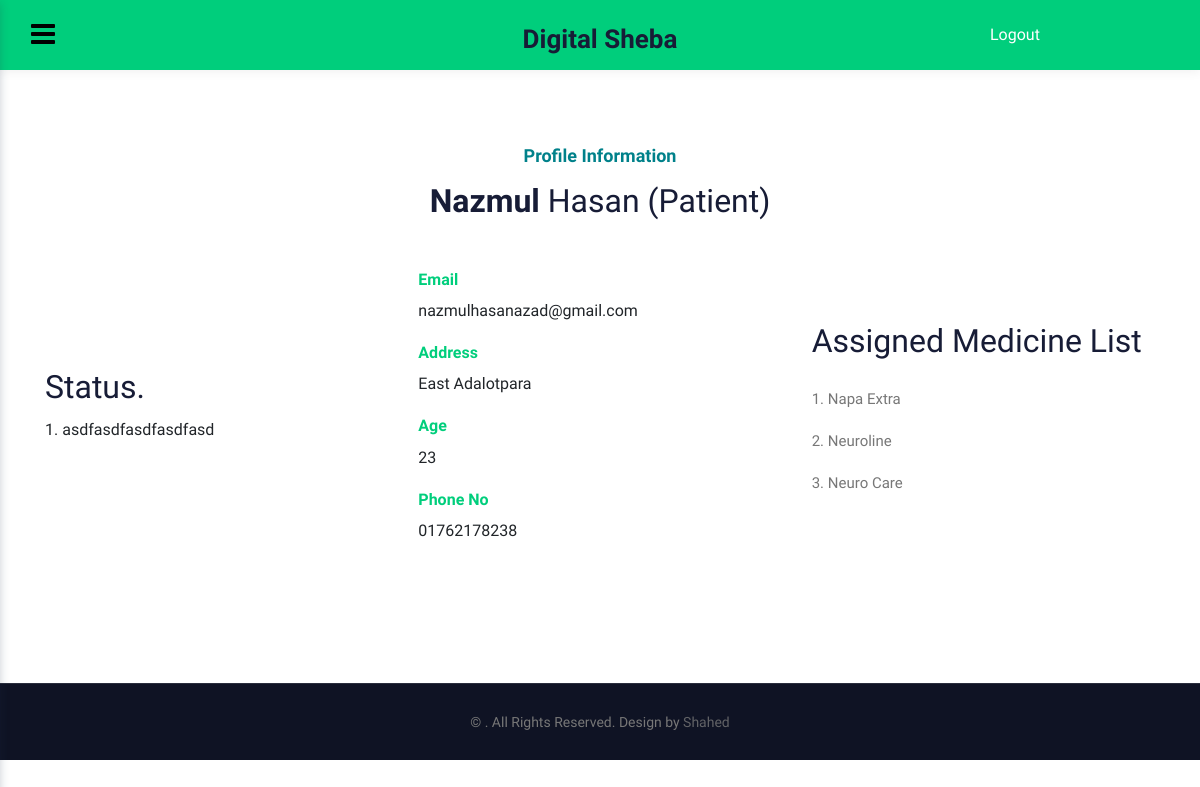
The app's page /patient/profile/ (signed in), older data.
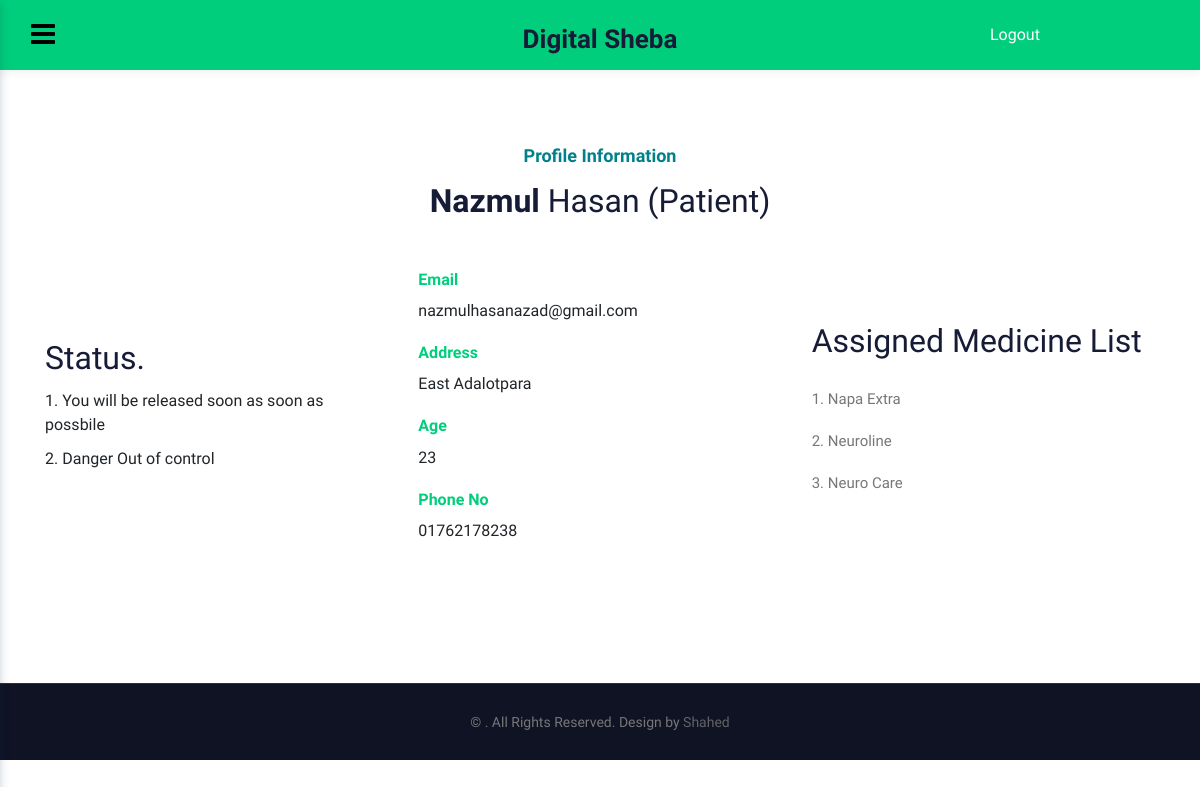
The same page, newer data.
### main/models.py (models this page shows, shortened)
class PatientHealthReport(models.Model):
    id = models.AutoField(primary_key=True)
    patient = models.ForeignKey(Patient, on_delete=models.CASCADE, blank=True, null=True)
    health_report = models.CharField(max_length=500, blank=True, null=True)
    class Meta:
        db_table = "patient_health_report"

class Medicine(models.Model):
    medicine_name = models.CharField(max_length=120,blank=True, null=True)
    company_name = models.ManyToManyField(MedicineCompany, related_name="company")
    class Meta:
        db_table = "medicine_info"

### patient/views.py (the view)
# urls.py: path('profile/', views.user_profile, name="user_profile"),
def profile(request):
    if request.user.is_authenticated and request.user.is_patient:
        pat = Patient.objects.filter(pk=request.user.pk)
        medicines = assignMedicineNew.objects.filter(patient=pat[0].user.pk)
        report = PatientHealthReport.objects.filter(patient=pat[0].user.pk)
        medicines_new = []
        for i in medicines:
            for j in i.medicine.all():
                if j.medicine_name not in medicines_new:
                    medicines_new.append(j.medicine_name)
        context = {"title":"Profile | {}".format(pat[0].full_name),'patient':pat[0],'medicine_name':medicines_new,'report':report}
        return render(request, 'patient_profile.html',context)
    else:
        return redirect('/patient/home')

### patient/templates/patient_profile.html (shortened to what this page needs)
{%extends 'patient_base.html'%}
{%load static%}
{%block main_content%}
<section class="w3l-about1 py-5" id="intro">
    <div class="new-block top-bottom py-md-4">
        <div class="container">
            <div class="title-content text-center">
                <h6 class="sub-title">Profile Information</h6>
                <h3 class="hny-title"><span>{{user.first_name | title}}</span> {{user.last_name | title}} (Patient)</h3>
            </div>
            <div class="row mt-lg-5 mt- align-items-center">
                <div class="col-lg-4 middle-section text-left">
                    <div class="section-width mb-lg-4">
                        {%if report%}
                        <h3 class="hny-title">Status.</h3>
                        {%for i in report%}
                        <ul>
                            <li>{{forloop.counter}}. <span>{{i.health_report}}</span></li>
                        </ul>
                        {%endfor%}
                        {%endif%}
                    </div>
                </div>
                <div class="col-lg-4 left-section my-lg-0 my-4 pr-lg-4">
                    <div class="progress-abodehny-inf">
                        <div class="progress-info">
                            <h6 class="progress-tittle">Email</h6>
                            <span>{{user.email}}</span>
                        </div>
                        <div class="progress-info">
                            <h6 class="progress-tittle">Address
                            </h6>
                            <span>{{patient.address}}</span>
                        </div>
                        <div class="progress-info">
                            <h6 class="progress-tittle">Age</h6>
                            <span>{{patient.age}}</span>
                        </div>
                        <div class="progress-info">
                            <h6 class="progress-tittle">Phone No</h6>
                            <span>{{patient.phone_no}}</span>
                        </div>
                    </div>
                </div>
                <div class="col-lg-4 right-section">
                    <h3 class="hny-title">Assigned Medicine List</h3>
                    <br>
                    {%for i in medicine_name%}
                    <p class="p-ab">{{forloop.counter}}. {{i}}</p>
                    {%endfor%}
                </div>
            </div>
        </div>
    </div>
</section>
{%endblock main_content%}

Row changes from the older to the newer data that the page shows:
changed PatientHealthReport: health_report "asdfasdfasdfasdfasd" → "You will be released soon as soon as possbile"
added PatientHealthReport: health_report "Danger Out of control"
